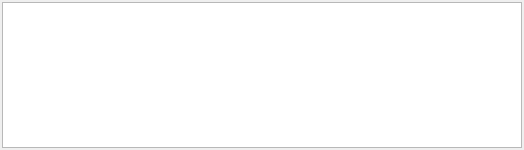
<?xml version="1.0" encoding="UTF-8"?>
<ui version="4.0">
 <class>Logger</class>
 <widget class="QWidget" name="Logger">
  <property name="geometry">
   <rect>
    <x>0</x>
    <y>0</y>
    <width>524</width>
    <height>150</height>
   </rect>
  </property>
  <property name="windowTitle">
   <string>Form</string>
  </property>
  <layout class="QGridLayout" name="log_layout">
   <property name="leftMargin">
    <number>2</number>
   </property>
   <property name="topMargin">
    <number>2</number>
   </property>
   <property name="rightMargin">
    <number>2</number>
   </property>
   <property name="bottomMargin">
    <number>2</number>
   </property>
   <property name="spacing">
    <number>1</number>
   </property>
   <item row="0" column="0">
    <widget class="QPlainTextEdit" name="log">
     <property name="undoRedoEnabled">
      <bool>false</bool>
     </property>
     <property name="readOnly">
      <bool>true</bool>
     </property>
     <property name="textInteractionFlags">
      <set>Qt::TextSelectableByKeyboard|Qt::TextSelectableByMouse</set>
     </property>
    </widget>
   </item>
  </layout>
 </widget>
 <resources/>
 <connections/>
</ui>
